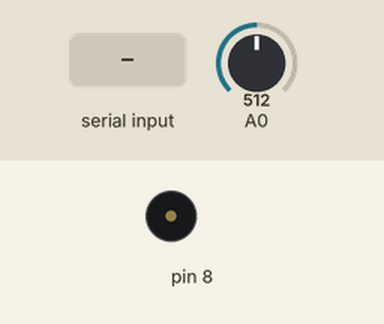
The sketch below on a simulated Arduino Uno, built with avr-gcc and run on an emulated ATmega328P. Parts: buzzer (waves = sounding). Inputs (shaded band) come from the test bench; at power-on: A0 = 512. What the sketch prints to the serial monitor is not drawn.

Above: at 1.2 s.
1.3 s: A0 set to 716
2.8 s: "e90\n" received over Serial
At 4.0 s:
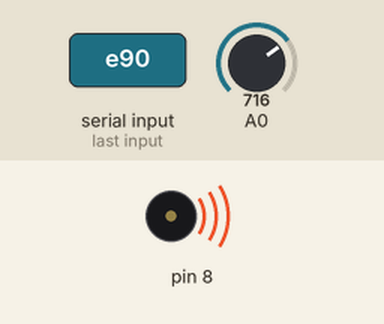
4.3 s: "e,45\n" received over Serial
At 5.1 s:
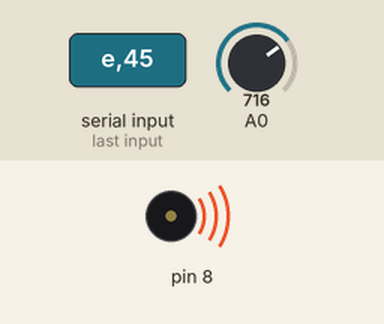
5.8 s: A0 set to 900
Timing chart, 0 to 8.3 s (numbered marks = the images above; inputs shaded):
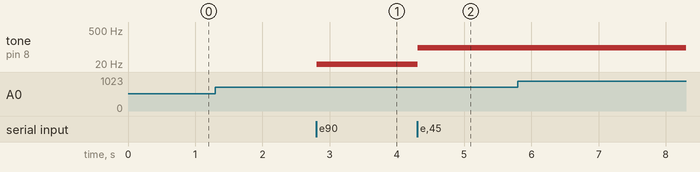

Measured:
- after the input at 2.8 s, tone on pin 8: silent → 3 Hz at once
- after the input at 4.3 s, tone on pin 8: 3 Hz → 93 Hz at once

The sketch:

controller.ino
```cpp
void setup() {
  Serial.begin(9600);
}

int v = 0;
void loop() {
    int t = (analogRead(A0) - 512) / 56;
    Serial.println(t);
  while(Serial.available()){
    int c = Serial.read();
    if(c >= '0' && c <= '9'){
      v = 10 * v + c - '0';
    }
    else if(c == 'e'){
      Serial.println(v);
      tone(8, v + t);
      v = 0;
    }
    else if(c == 'x'){
      noTone(8);
    }
  }
}
```
